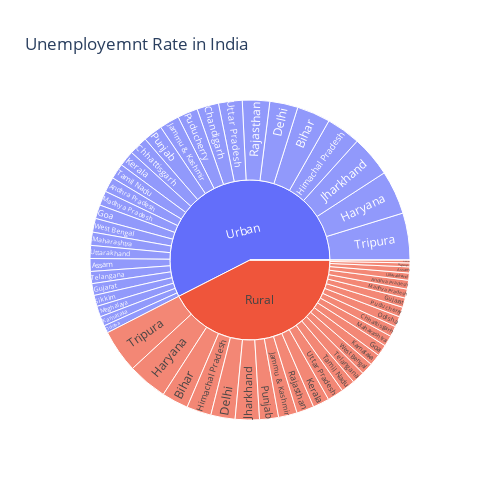

Notebook cell for this chart:
### Code cell
umply = data1[["States","Area","Estimated Unemployement Rate"]]
figure = px.sunburst(umply,path=["Area","States"],
                    values="Estimated Unemployement Rate",
                    width=500,height=500,color_continuous_scale="RdY2Gn",
                    title="Unemployemnt Rate in India")
figure.show()

### Figure 1 — Plotly figure (JSON) as saved in the notebook; plotly's stock layout.template omitted (floating-point values rounded to 4 significant figures)
{"data": [{"branchvalues": "total", "domain": {"x": [0, 1], "y": [0, 1]}, "hovertemplate": "labels=%{label}<br>Estimated Unemployement Rate=%{value}<br>parent=%{parent}<br>id=%{id}<extra></extra>", "ids": ["0/0", "Rural/Andhra Pradesh", "Urban/Andhra Pradesh", "Rural/Assam", "Urban/Assam", "Rural/Bihar", "Urban/Bihar", "Urban/Chandigarh", "Rural/Chhattisgarh", "Urban/Chhattisgarh", "Rural/Delhi", "Urban/Delhi", "Rural/Goa", "Urban/Goa", "Rural/Gujarat", "Urban/Gujarat", "Rural/Haryana", "Urban/Haryana", "Rural/Himachal Pradesh", "Urban/Himachal Pradesh", "Rural/Jammu & Kashmir", "Urban/Jammu & Kashmir", "Rural/Jharkhand", "Urban/Jharkhand", "Rural/Karnataka", "Urban/Karnataka", "Rural/Kerala", "Urban/Kerala", "Rural/Madhya Pradesh", "Urban/Madhya Pradesh", "Rural/Maharashtra", "Urban/Maharashtra", "Rural/Meghalaya", "Urban/Meghalaya", "Rural/Odisha", "Urban/Odisha", "Rural/Puducherry", "Urban/Puducherry", "Rural/Punjab", "Urban/Punjab", "Rural/Rajasthan", "Urban/Rajasthan", "Rural/Sikkim", "Urban/Sikkim", "Rural/Tamil Nadu", "Urban/Tamil Nadu", "Rural/Telangana", "Urban/Telangana", "Rural/Tripura", "Urban/Tripura", "Rural/Uttar Pradesh", "Urban/Uttar Pradesh", "Rural/Uttarakhand", "Urban/Uttarakhand", "Rural/West Bengal", "Urban/West Bengal", "0", "Rural", "Urban"], "labels": ["0", "Andhra Pradesh", "Andhra Pradesh", "Assam", "Assam", "Bihar", "Bihar", "Chandigarh", "Chhattisgarh", "Chhattisgarh", "Delhi", "Delhi", "Goa", "Goa", "Gujarat", "Gujarat", "Haryana", "Haryana", "Himachal Pradesh", "Himachal Pradesh", "Jammu & Kashmir", "Jammu & Kashmir", "Jharkhand", "Jharkhand", "Karnataka", "Karnataka", "Kerala", "Kerala", "Madhya Pradesh", "Madhya Pradesh", "Maharashtra", "Maharashtra", "Meghalaya", "Meghalaya", "Odisha", "Odisha", "Puducherry", "Puducherry", "Punjab", "Punjab", "Rajasthan", "Rajasthan", "Sikkim", "Sikkim", "Tamil Nadu", "Tamil Nadu", "Telangana", "Telangana", "Tripura", "Tripura", "Uttar Pradesh", "Uttar Pradesh", "Uttarakhand", "Uttarakhand", "West Bengal", "West Bengal", "0", "Rural", "Urban"], "name": "", "parents": ["0", "Rural", "Urban", "Rural", "Urban", "Rural", "Urban", "Urban", "Rural", "Urban", "Rural", "Urban", "Rural", "Urban", "Rural", "Urban", "Rural", "Urban", "Rural", "Urban", "Rural", "Urban", "Rural", "Urban", "Rural", "Urban", "Rural", "Urban", "Rural", "Urban", "Rural", "Urban", "Rural", "Urban", "Rural", "Urban", "Rural", "Urban", "Rural", "Urban", "Rural", "Urban", "Rural", "Urban", "Rural", "Urban", "Rural", "Urban", "Rural", "Urban", "Rural", "Urban", "Rural", "Urban", "Rural", "Urban", "", "", ""], "type": "sunburst", "values": [0, 77.37, 132.0, 53.89, 113.2, 234.8, 294.9, 191.9, 92.8, 165.9, 213.6, 248.2, 100.7, 121.9, 82.84, 103.8, 350.2, 385.8, 217.1, 302.1, 164.5, 175.5, 213.1, 363.3, 101.1, 85.79, 144.8, 138.7, 79.15, 128.2, 95.34, 116.3, 34.65, 94.92, 92.58, 65.84, 87.16, 178.4, 166.9, 169.9, 153.0, 240.7, 25.4, 97.84, 122.9, 137.1, 110.1, 106.6, 380.3, 413.5, 142.9, 208.5, 63.47, 114.3, 106.0, 121.5, 0, 3707.0, 5016.0]}], "layout": {"height": 500, "legend": {"tracegroupgap": 0}, "title": {"text": "Unemployemnt Rate in India"}, "width": 500}}
